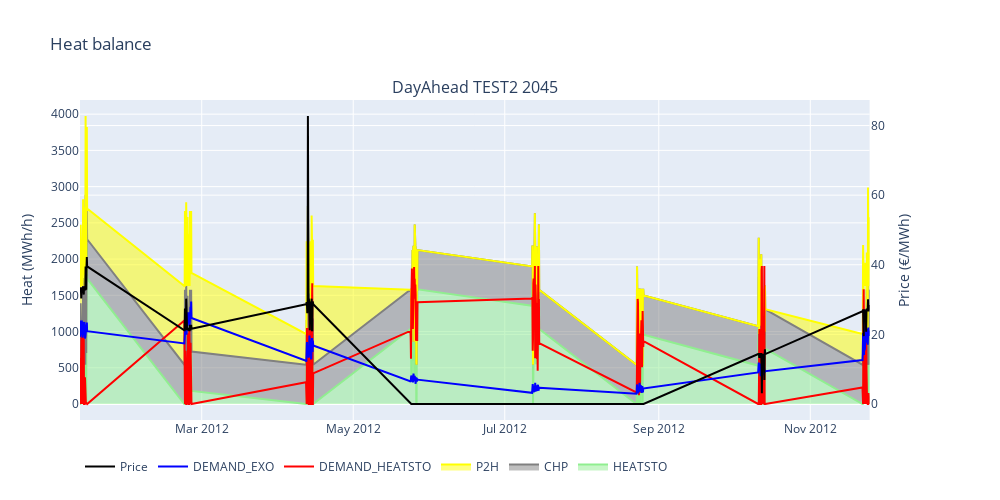

The notebook cell saved with this chart:
### Markdown cell above
### 12.1  Plot A: Heat balance

### Code cell
figA = make_subplots(rows=1*len(y)*1, cols=1,subplot_titles=title_subplots,specs=plot_spec,vertical_spacing = 0.05)
    
for year in y:
    #Production
    for i in prod_list:
        figA.add_trace(go.Scatter(x=table.loc[(table['YYY'] == int(year))].timestamp, 
                                 y=table.loc[(table['YYY'] == int(year))][i],
                                 name=i,
                                 mode = 'lines',
                                 stackgroup = stackgroup,
                                 line =  dict(color = prodcolors[prod_list.index(i)]), 
                                 showlegend= legend_condition), 
                        row= name_subplots.index(market+scenario+str(year))+1, col=1)
    #Demand    
    for i in dem_list:
        figA.add_trace(go.Scatter(x=table.loc[(table['YYY'] == int(year))].timestamp, 
                                 y=table.loc[(table['YYY'] == int(year))][i],
                                 name=i,
#                                 stackgroup = stackgroup, 
                                 mode = 'lines',
                                 line =  dict(color = demcolors[dem_list.index(i)]), 
                                 showlegend= legend_condition), 
                        row = name_subplots.index(market+scenario+str(year))+1, col=1)

    figA.add_trace(
    go.Scatter(x=table.loc[(table['YYY'] == int(year))].timestamp, 
               y=table.loc[(table['YYY'] == int(year))]['PRICE'], 
               name="Price", line = dict(color = price_dict['Price'])),
    secondary_y=True,row=name_subplots.index(market+scenario+str(year))+1, col=1)  

#Layout updates
figA.update_layout(title="Heat balance") 
figA.update_yaxes(title_text="Heat (MWh/h)", secondary_y=False, constraintoward='middle')
figA.update_yaxes(title_text="Price (€/MWh)", secondary_y=True, constraintoward='middle')
figA.update_layout(legend_orientation="h",width=1000,height=500)
figA.show()

### Figure 1 — Plotly figure (JSON) as saved in the notebook; plotly's stock layout.template omitted (floating-point values rounded to 4 significant figures; data arrays with more than 128 entries replaced by an {"elided": "..."} marker saying what was removed)
{"data": [{"line": {"color": "lightgreen"}, "mode": "lines", "name": "HEATSTO", "showlegend": true, "stackgroup": "one", "type": "scatter", "x": {"elided": "192 str values"}, "xaxis": "x", "y": {"elided": "192 float values"}, "yaxis": "y"}, {"line": {"color": "grey"}, "mode": "lines", "name": "CHP", "showlegend": true, "stackgroup": "one", "type": "scatter", "x": {"elided": "192 str values"}, "xaxis": "x", "y": {"elided": "192 float values"}, "yaxis": "y"}, {"line": {"color": "yellow"}, "mode": "lines", "name": "P2H", "showlegend": true, "stackgroup": "one", "type": "scatter", "x": {"elided": "192 str values"}, "xaxis": "x", "y": {"elided": "192 float values"}, "yaxis": "y"}, {"line": {"color": "red"}, "mode": "lines", "name": "DEMAND_HEATSTO", "showlegend": true, "type": "scatter", "x": {"elided": "192 str values"}, "xaxis": "x", "y": {"elided": "192 float values"}, "yaxis": "y"}, {"line": {"color": "blue"}, "mode": "lines", "name": "DEMAND_EXO", "showlegend": true, "type": "scatter", "x": {"elided": "192 str values"}, "xaxis": "x", "y": {"elided": "192 float values"}, "yaxis": "y"}, {"line": {"color": "Black"}, "name": "Price", "type": "scatter", "x": {"elided": "192 str values"}, "xaxis": "x", "y": {"elided": "192 float values"}, "yaxis": "y2"}], "layout": {"annotations": [{"font": {"size": 16}, "showarrow": false, "text": "DayAhead TEST2 2045", "x": 0.47, "xanchor": "center", "xref": "paper", "y": 1, "yanchor": "bottom", "yref": "paper"}], "height": 500, "legend": {"orientation": "h"}, "title": {"text": "Heat balance"}, "width": 1000, "xaxis": {"anchor": "y", "domain": [0, 0.94]}, "yaxis": {"anchor": "x", "constraintoward": "middle", "domain": [0, 1], "title": {"text": "Heat (MWh/h)"}}, "yaxis2": {"anchor": "x", "constraintoward": "middle", "overlaying": "y", "side": "right", "title": {"text": "Price (€/MWh)"}}}}
